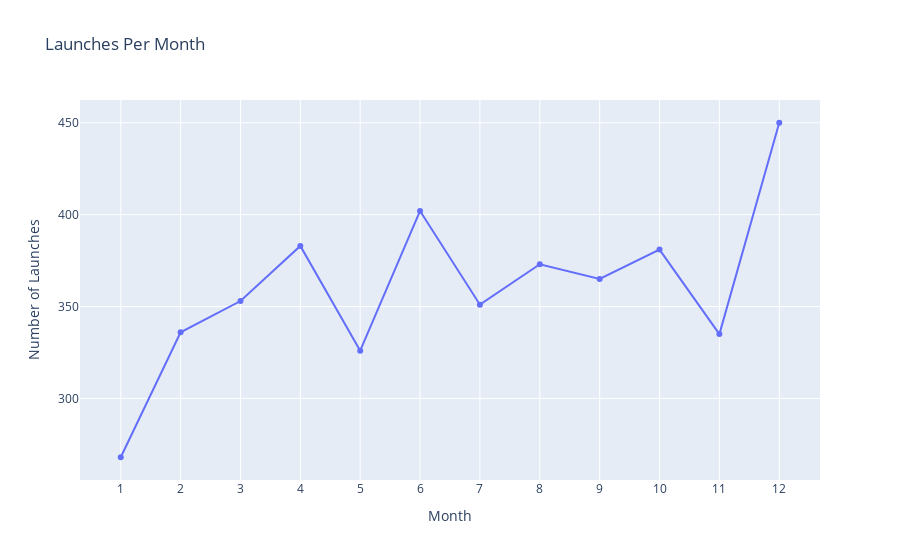

The code cell stored with this chart in its notebook:
### Markdown cell above
# Chart the Number of Launches Month-on-Month until the Present

Which month has seen the highest number of launches in all time? Superimpose a rolling average on the month on month time series chart.

### Code cell
launch_per_year = cleaned_data.groupby('Month', as_index=False).agg({'Location': pd.Series.count})
chart = px.line(
    launch_per_year,
    'Month',
    'Location',
    markers = True,
    title = 'Launches Per Month',
)
chart.update_layout(
     yaxis_title = 'Number of Launches',
     xaxis = dict(
        tickmode = 'linear',
        tick0 = 1,
        dtick = 1
    )
)
chart.show()

### Figure 1 — Plotly figure (JSON) as saved in the notebook; plotly's stock layout.template omitted (floating-point values rounded to 4 significant figures)
{"data": [{"hovertemplate": "Month=%{x}<br>Location=%{y}<extra></extra>", "legendgroup": "", "line": {"color": "#636efa", "dash": "solid"}, "marker": {"symbol": "circle"}, "mode": "markers+lines", "name": "", "orientation": "v", "showlegend": false, "type": "scatter", "x": [1, 2, 3, 4, 5, 6, 7, 8, 9, 10, 11, 12], "xaxis": "x", "y": [268, 336, 353, 383, 326, 402, 351, 373, 365, 381, 335, 450], "yaxis": "y"}], "layout": {"legend": {"tracegroupgap": 0}, "title": {"text": "Launches Per Month"}, "xaxis": {"anchor": "y", "domain": [0, 1], "dtick": 1, "tick0": 1, "tickmode": "linear", "title": {"text": "Month"}}, "yaxis": {"anchor": "x", "domain": [0, 1], "title": {"text": "Number of Launches"}}}}
